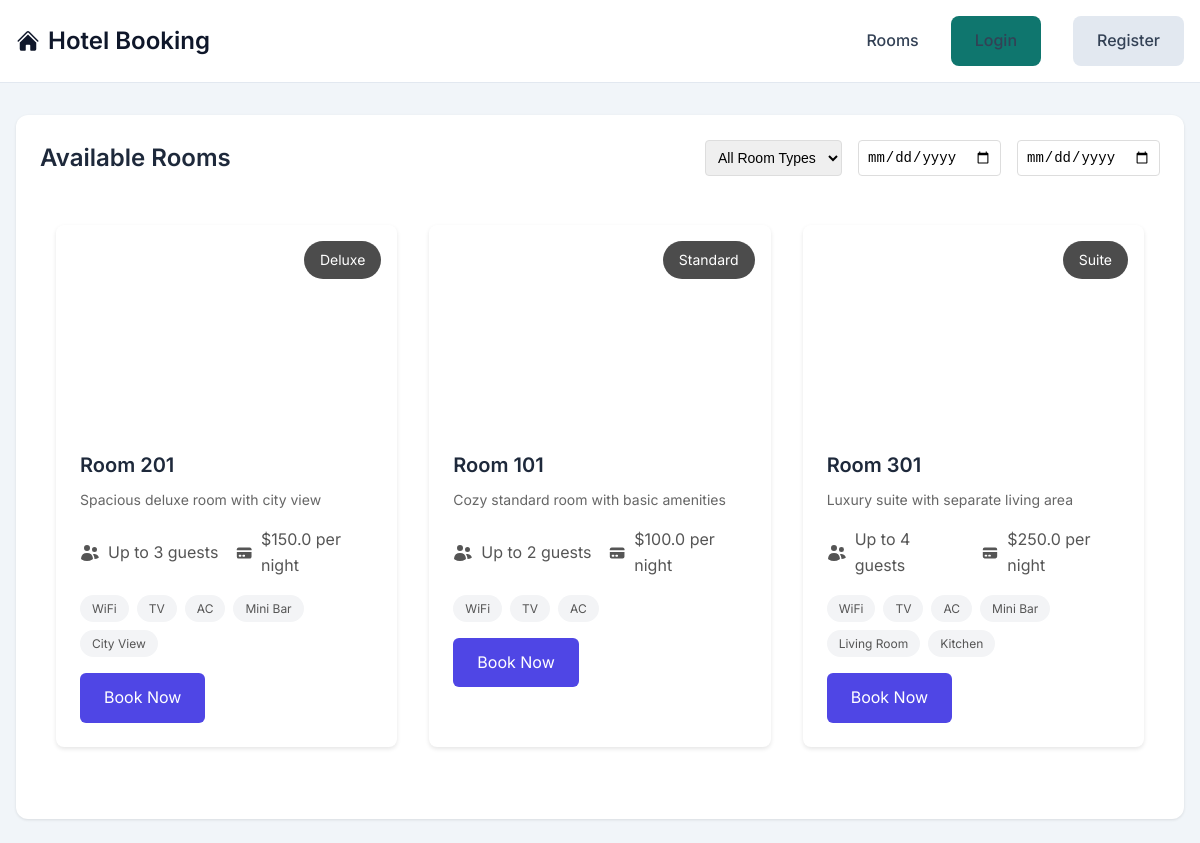
Screenshot of /rooms with the database file from the repository.
### tables this page shows
CREATE TABLE rooms (
        id INTEGER PRIMARY KEY AUTOINCREMENT,
        room_number TEXT UNIQUE NOT NULL,
        room_type TEXT NOT NULL,
        capacity INTEGER NOT NULL,
        price_per_night REAL NOT NULL,
        image_url TEXT,
        description TEXT,
        amenities TEXT,
        status TEXT DEFAULT 'available' CHECK(status IN ('available', 'occupied', 'maintenance'))
    );

### app.py (the view)
@app.route('/rooms')
def rooms():
    db = get_db()
    rooms = db.execute('SELECT * FROM rooms ORDER BY room_type, room_number').fetchall()
    db.close()
    return render_template('rooms.html', rooms=rooms)

### app.py (called while the page is built)
def get_db():
    conn = sqlite3.connect('hotel.db')
    conn.row_factory = sqlite3.Row
    return conn

### templates/rooms.html (shortened to what this page needs)
{% extends 'base.html' %}
{% block content %}
<div class="card">
    <div style="display: flex; justify-content: space-between; align-items: center; margin-bottom: 2rem;">
        <h1 class="text-2xl font-semibold">Available Rooms</h1>
        <div class="flex gap-4">
            <select id="filter-type" class="form-control" onchange="filterRooms()">
                <option value="">All Room Types</option>
            </select>
            <input type="date" id="check-in" class="form-control" onchange="filterRooms()" min="{{ today }}" placeholder="Check-in">
            <input type="date" id="check-out" class="form-control" onchange="filterRooms()" min="{{ today }}" placeholder="Check-out">
        </div>
    </div>
    <div class="room-grid">
        {% for room in rooms %}
        <div class="room-card" data-room-type="{{ room.room_type.lower() if room.room_type else '' }}">
            <div class="room-image" style="background-image: url('{{ room.image_url }}')">
                <div class="room-type-badge">{{ room.room_type }}</div>
            </div>
            <div class="room-content">
                <h3 class="room-title">Room {{ room.room_number }}</h3>
                <p class="room-description">{{ room.description }}</p>
                <div class="room-details">
                    <div class="detail-item">
                        <span>Up to {{ room.capacity }} guests</span>
                    </div>
                    <div class="detail-item">
                        <span>${{ room.price_per_night }} per night</span>
                    </div>
                </div>
                <div class="room-amenities">
                    {% for amenity in (room.amenities or '').split(',') %}
                    <span class="amenity-tag">{{ amenity.strip() }}</span>
                    {% endfor %}
                </div>
                <a href="{{ url_for('book', room_id=room.id) }}" class="book-button">Book Now</a>
            </div>
        </div>
        {% endfor %}
    </div>
</div>
{% endblock %}

### templates/base.html (shortened to what this page needs)
<!DOCTYPE html>
<html>
<head>
</head>
<body>
    <nav class="navbar">
        <div class="container">
            <div class="nav-content">
                <a href="{{ url_for('index') }}" class="nav-brand">
                    Hotel Booking
                </a>
                <div class="nav-links">
                    <a href="{{ url_for('rooms') }}">Rooms</a>
                    {% if 'user_id' in session %}
                        <a href="{{ url_for('dashboard') }}">Dashboard</a>
                        <a href="{{ url_for('bookings') }}">My Bookings</a>
                        <a href="{{ url_for('logout') }}" class="btn btn-secondary">Logout</a>
                    {% else %}
                        <a href="{{ url_for('login') }}" class="btn btn-primary">Login</a>
                        <a href="{{ url_for('register') }}" class="btn btn-secondary">Register</a>
                    {% endif %}
                </div>
            </div>
        </div>
    </nav>
    <div class="container">
        {% block content %}{% endblock %}
    </div>
</body>
</html>

### templates/base.html (style rules this page uses)
* { margin: 0; padding: 0; box-sizing: border-box; }
:root { --primary: #0f766e; --primary-dark: #115e59; --secondary: #475569; --danger: #dc2626; --success: #16a34a; --warning: #ca8a04; --gray-50: #f8fafc; --gray-100: #f1f5f9; --gray-200: #e2e8f0; --gray-300: #cbd5e1; --gray-700: #334155; --gray-800: #1e293b; --gray-900: #0f172a; }
body { font-family: 'Inter', sans-serif; background: var(--gray-100); color: var(--gray-800); line-height: 1.6; }
.navbar { background: white; border-bottom: 1px solid var(--gray-200); padding: 1rem 0; margin-bottom: 2rem; }
.container { max-width: 1200px; margin: 0 auto; padding: 0 1rem; }
.nav-content { display: flex; justify-content: space-between; align-items: center; }
.nav-brand { font-size: 1.5rem; font-weight: 600; color: var(--gray-900); text-decoration: none; display: flex; align-items: center; gap: 0.5rem; }
.nav-links { display: flex; gap: 2rem; align-items: center; }
.nav-links a { text-decoration: none; color: var(--gray-700); font-weight: 500; transition: color 0.2s; }
.card { background: white; border-radius: 0.75rem; box-shadow: 0 1px 3px rgba(0,0,0,0.1); padding: 1.5rem; margin-bottom: 1.5rem; }
input, select, textarea { width: 100%; padding: 0.75rem; border: 1px solid var(--gray-300); border-radius: 0.5rem; font-size: 1rem; transition: border-color 0.2s; }
.btn { display: inline-flex; align-items: center; gap: 0.5rem; padding: 0.75rem 1.5rem; border-radius: 0.5rem; font-weight: 500; text-decoration: none; cursor: pointer; transition: all 0.2s; border: none; }
.btn-primary { background: var(--primary); color: white; }
.btn-secondary { background: var(--gray-200); color: var(--gray-700); }
.room-grid { display: grid; grid-template-columns: repeat(auto-fill, minmax(300px, 1fr)); gap: 1.5rem; margin-bottom: 2rem; }
.room-card { background: white; border-radius: 0.75rem; overflow: hidden; box-shadow: 0 1px 3px rgba(0,0,0,0.1); transition: transform 0.2s; }
.room-image { width: 100%; height: 200px; background-size: cover; background-position: center; }
.room-content { padding: 1.5rem; }
.text-2xl { font-size: 1.5rem; }
.font-semibold { font-weight: 600; }
.flex { display: flex; }
.gap-4 { gap: 1rem; }

### templates/rooms.html (style rules this page uses)
.room-grid { display: grid; grid-template-columns: repeat(auto-fill, minmax(300px, 1fr)); gap: 2rem; padding: 1rem; }
.room-card { background: white; border-radius: 8px; overflow: hidden; box-shadow: 0 2px 4px rgba(0,0,0,0.1); transition: transform 0.2s; }
.room-image { height: 200px; background-size: cover; background-position: center; position: relative; }
.room-type-badge { position: absolute; top: 1rem; right: 1rem; background: rgba(0,0,0,0.7); color: white; padding: 0.5rem 1rem; border-radius: 20px; font-size: 0.875rem; }
.room-content { padding: 1.5rem; }
.room-title { font-size: 1.25rem; font-weight: 600; margin-bottom: 0.5rem; }
.room-description { color: #666; font-size: 0.875rem; margin-bottom: 1rem; }
.room-details { display: grid; grid-template-columns: 1fr 1fr; gap: 1rem; margin-bottom: 1rem; }
.detail-item { display: flex; align-items: center; gap: 0.5rem; color: #555; }
.detail-item .icon { width: 1.25rem; height: 1.25rem; }
.room-amenities { display: flex; flex-wrap: wrap; gap: 0.5rem; margin-bottom: 1rem; }
.amenity-tag { background: #f3f4f6; padding: 0.25rem 0.75rem; border-radius: 15px; font-size: 0.75rem; color: #555; }
.book-button { display: inline-block; background: #4f46e5; color: white; padding: 0.75rem 1.5rem; border-radius: 6px; text-decoration: none; text-align: center; transition: background 0.2s; }
.form-control { padding: 0.5rem; border: 1px solid #ddd; border-radius: 4px; font-size: 0.875rem; }

### rows the page displays
rooms: room_type "Deluxe", room_number "201", description "Spacious deluxe room with city view", capacity "3", price_per_night "150.0", strip "WiFi" "TV" "AC" "Mini Bar" "City View"
rooms: room_type "Standard", room_number "101", description "Cozy standard room with basic amenities", capacity "2", price_per_night "100.0", strip "WiFi" "TV" "AC"
rooms: room_type "Suite", room_number "301", description "Luxury suite with separate living area", capacity "4", price_per_night "250.0", strip "WiFi" "TV" "AC" "Mini Bar" "Living Room" "Kitchen"
